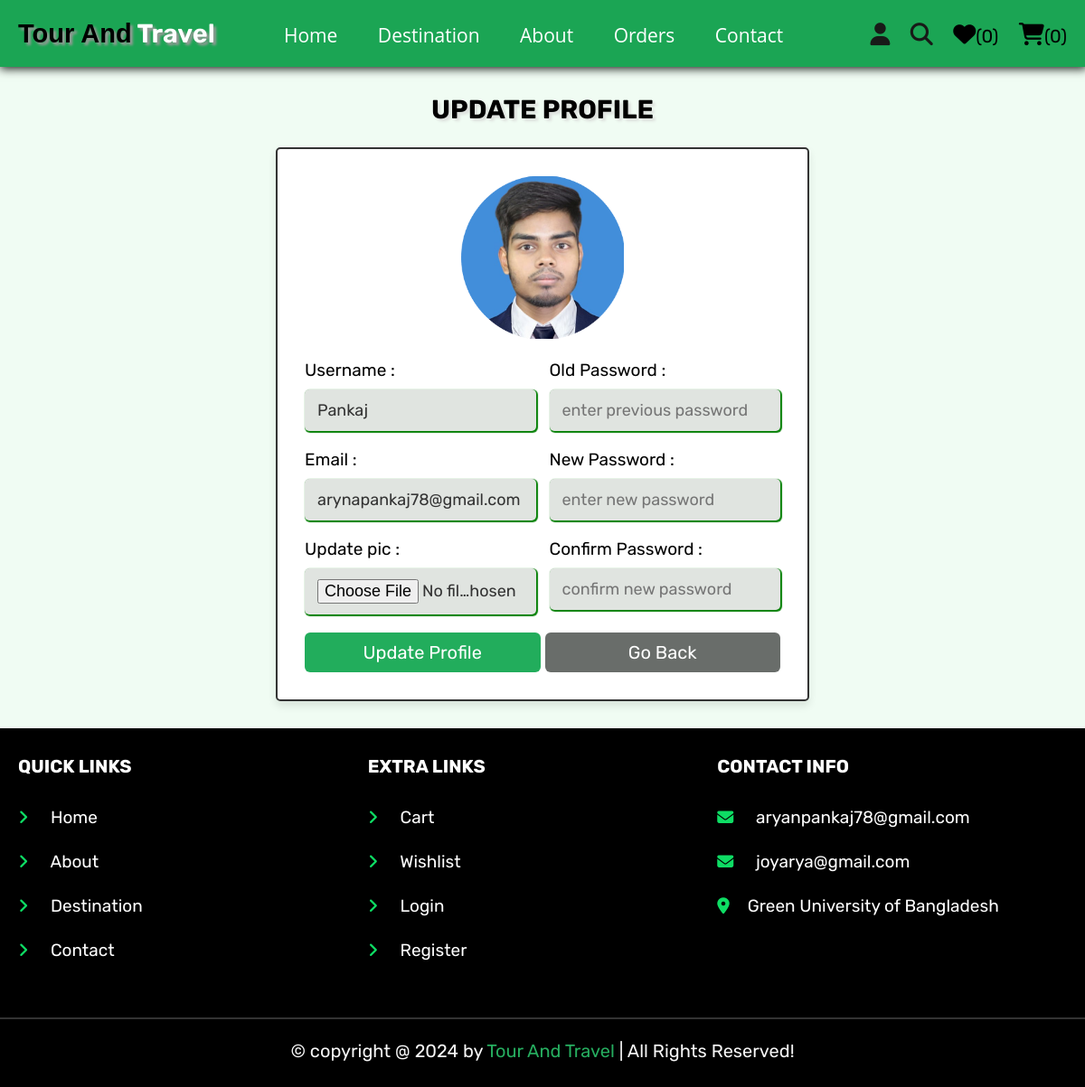
Screenshot of /user_profile_update.php (signed in) with the database file from the repository.
### tables this page shows
CREATE TABLE `users` (
  `id` int(100) NOT NULL,
  `name` varchar(100) NOT NULL,
  `email` varchar(100) NOT NULL,
  `password` varchar(100) NOT NULL,
  `user_type` varchar(20) NOT NULL DEFAULT 'user',
  `image` varchar(100) NOT NULL
);

### user_profile_update.php (the view, shortened to what this page needs)
<?php
@include 'config.php';
?>
<!DOCTYPE html>
<html lang="en">
<head>
   <link rel="stylesheet" href="https://cdnjs.cloudflare.com/ajax/libs/font-awesome/6.1.1/css/all.min.css">
   <link rel="stylesheet" href="css/components.css">
</head>
<body>
   <?php include 'header.php'; ?>
   <section class="update-profile">
      <h1 class="title">update profile</h1>
      <form action="" method="POST" enctype="multipart/form-data">
         <img src="uploaded_img/<?= $fetch_profile['image']; ?>" alt="">
         <div class="flex">
            <div class="inputBox">
               <span>Username :</span>
               <input type="text" name="name" value="<?= $fetch_profile['name']; ?>" placeholder="update username" required class="box">
               <span>Email :</span>
               <input type="email" name="email" value="<?= $fetch_profile['email']; ?>" placeholder="update email" required class="box">
               <span>Update pic :</span>
               <input type="file" name="image" accept="image/jpg, image/jpeg, image/png" class="box">
            </div>
            <div class="inputBox">
               <span>Old Password :</span>
               <input type="password" name="update_pass" placeholder="enter previous password" class="box">
               <span>New Password :</span>
               <input type="password" name="new_pass" placeholder="enter new password" class="box">
               <span>Confirm Password :</span>
               <input type="password" name="confirm_pass" placeholder="confirm new password" class="box">
            </div>
         </div>
         <div class="flex-btn">
            <input type="submit" class="btn" value="update profile" name="update_profile">
            <a href="home.php" class="option-btn">go back</a>
         </div>
      </form>
   </section>
   <?php include 'footer.php'; ?>
</body>
</html>

### css/components.css (style rules this page uses)
:root { --green: rgb(38, 173, 95); --orange: #f39c12; --red: #e74c3c; --black: #333; --light-color: #666; --white: #fff; --light-bg: #f6f6f6; --border: 0.2rem solid var(--black); --box-shadow: 0 0.5rem 1rem rgba(0, 0, 0, 0.1); --text-decoration: none; }
* { font-family: "Rubik", sans-serif; margin: 0; padding: 0; box-sizing: border-box; outline: none; border: none; text-decoration: none; color: var(--black); }
body { background-color: rgb(240, 252, 243); }
html { font-size: 62.5%; overflow-x: hidden; scroll-behavior: smooth; scroll-padding-top: 6.5rem; }
section { padding: 3rem 2rem; max-width: 1200px; margin: 0 auto; }
.btn, .delete-btn, .option-btn { display: block; margin-top: 1rem; border-radius: 0.6rem; color: var(--white); font-size: 2rem; padding: 10px; text-transform: capitalize; cursor: pointer; text-align: center; }
.btn { background-color: #22ad5c; }
.option-btn { background-color: rgb(105, 109, 106); color: rgb(255, 255, 255); }
.flex-btn { display: flex; flex-wrap: wrap; gap: 0.5rem; }
.flex-btn > * { flex: 1; }
.title { text-align: center; margin-bottom: 2.5rem; text-transform: uppercase; color:rgb(0, 0, 0); font-size: 2.9rem; text-shadow: 3px 3px 3px #dde0dd; }
.update-profile form { max-width: 59rem; margin: 0 auto; background-color:#ffffff; box-shadow: var(--box-shadow); border: var(--border); border-radius: 0.5rem; padding: 3rem; text-align: center; }
.update-profile form .flex { display: flex; gap: 1.5rem; justify-content: space-between; }
.update-profile form img { height: 18rem; width: 18rem; margin-bottom: 1rem; border-radius: 10%; object-fit: cover; }
.update-profile form .inputBox { text-align: left; width: 50%; }
.update-profile form .inputBox span { display: block; padding-top: 1rem; font-size:1.9rem; color: #000000; }
.update-profile form .inputBox .box { width: 100%; padding: 1.2rem 1.4rem; font-size: 1.8rem; color: var(--black); border-radius: 0.5rem; box-shadow: 1px 1px 1px 1px rgb(7, 129, 7); margin: 1rem 0; background-color:#e0e4e0; }

### rows the page displays
users: image (picture), name "Pankaj", email "arynapankaj78@gmail.com"

### other values shown
$count_wishlist_items->rowCount() "0"
$count_cart_items->rowCount() "0"
